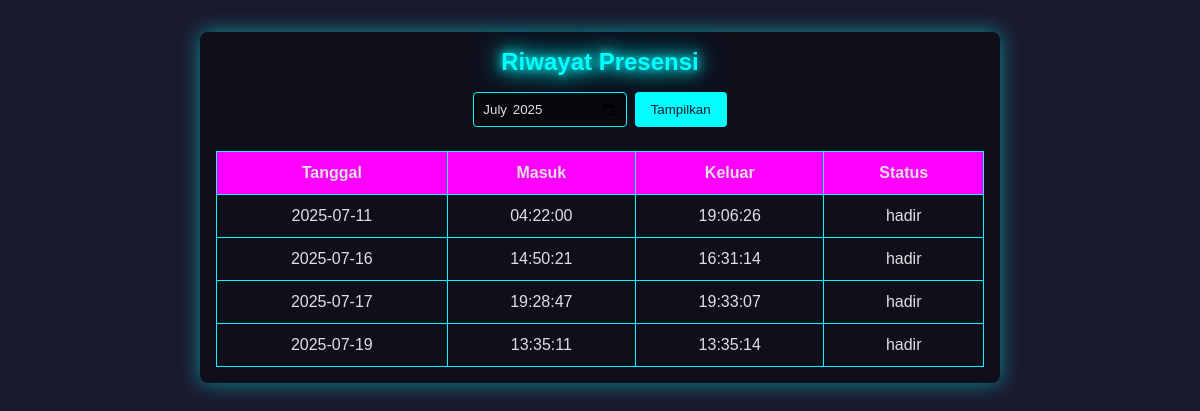
Screenshot of /riwayat_presensi.php (signed in) with the database file from the repository.
### tables this page shows
CREATE TABLE `presensi` (
  `id` int(11) NOT NULL,
  `nim` varchar(20) NOT NULL,
  `tanggal` date NOT NULL,
  `waktu_masuk` time DEFAULT NULL,
  `waktu_keluar` time DEFAULT NULL,
  `status` enum('hadir','izin','sakit','alfa') DEFAULT 'hadir',
  `created_at` timestamp NOT NULL DEFAULT current_timestamp()
);

### riwayat_presensi.php (the view, shortened to what this page needs)
<?php
include 'koneksi.php';
$nim = $_SESSION['nim'];
$bulan = isset($_GET['bulan']) ? $_GET['bulan'] : date('Y-m');
$data = mysqli_query($koneksi, "SELECT * FROM presensi WHERE nim='$nim' AND DATE_FORMAT(tanggal, '%Y-%m')='$bulan'");
?>
<!DOCTYPE html>
<html lang="id">
<head>
    <body>
<div class="dashboard">
    <h2>Riwayat Presensi</h2>
    <form method="GET">
        <input type="month" name="bulan" value="<?= $bulan ?>">
        <button type="submit" class="button">Tampilkan</button>
    </form>
    <table>
        <thead>
            <tr><th>Tanggal</th><th>Masuk</th><th>Keluar</th><th>Status</th></tr>
        </thead>
        <tbody>
            <?php while($row = mysqli_fetch_assoc($data)): ?>
                <tr>
                    <td><?= $row['tanggal'] ?></td>
                    <td><?= $row['waktu_masuk'] ?></td>
                    <td><?= $row['waktu_keluar'] ?: '-' ?></td>
                    <td><?= $row['status'] ?></td>
                </tr>
            <?php endwhile; ?>
        </tbody>
    </table>
</div>
</body>

### riwayat_presensi.php (style rules this page uses)
:root { --primary-neon: #00ffff; --secondary-neon: #ff00ff; --dark-bg: #1a1a2e; --darker-bg: #0f0f1a; --light-text: #e0e0e0; --card-bg: rgba(10, 10, 20, 0.7); --glow-strength: 0 0 10px, 0 0 20px, 0 0 30px; }
* { margin: 0; padding: 0; box-sizing: border-box; font-family: 'Orbitron', sans-serif; }
body { background-color: var(--dark-bg); color: var(--light-text); }
.dashboard { max-width: 800px; margin: 2rem auto; padding: 1rem; background: var(--card-bg); border-radius: 8px; box-shadow: 0 0 20px rgba(0, 255, 255, 0.5); }
.dashboard h2 { text-align: center; color: var(--primary-neon); margin-bottom: 1rem; text-shadow: var(--glow-strength) var(--primary-neon); }
form { display: flex; justify-content: center; margin-bottom: 1.5rem; }
form input[type="month"] { padding: 0.5rem; border: 1px solid var(--primary-neon); border-radius: 4px; background: rgba(0, 0, 0, 0.5); color: var(--light-text); margin-right: 0.5rem; transition: border-color 0.3s, box-shadow 0.3s; }
form .button { background-color: var(--primary-neon); color: var(--dark-bg); padding: 0.5rem 1rem; border-radius: 4px; border: none; cursor: pointer; transition: background-color 0.3s, transform 0.3s; }
table { width: 100%; border-collapse: collapse; margin-top: 1rem; }
table thead { background-color: var(--secondary-neon); }
table th, table td { padding: 0.75rem; text-align: center; border: 1px solid var(--primary-neon); }
table th { color: var(--light-text); }
table td { color: var(--light-text); }

### rows the page displays
presensi: tanggal "2025-07-11", waktu_masuk "04:22:00", waktu_keluar "19:06:26", status "hadir"
presensi: tanggal "2025-07-16", waktu_masuk "14:50:21", waktu_keluar "16:31:14", status "hadir"
presensi: tanggal "2025-07-17", waktu_masuk "19:28:47", waktu_keluar "19:33:07", status "hadir"
presensi: tanggal "2025-07-19", waktu_masuk "13:35:11", waktu_keluar "13:35:14", status "hadir"
